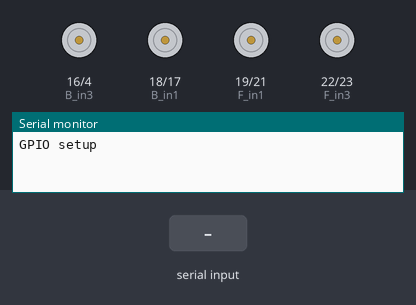
A sketch run on a simulated ESP32. Shown: motor-driver pin pairs drawn as motors (green arrow = first pin HIGH = forward, orange = second pin HIGH = backward, longer = more drive), the last lines printed to the serial monitor. The test bench sets the inputs (shaded band).

Above: at 1.2 s.
1.3 s: "L\n" received over Serial
At 2.7 s:
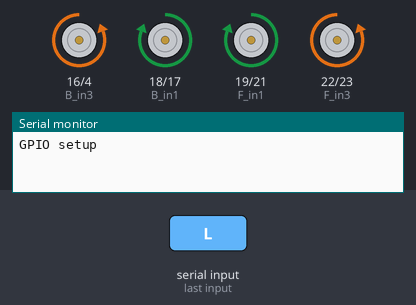
4.3 s: "F\n" received over Serial
At 5.0 s:
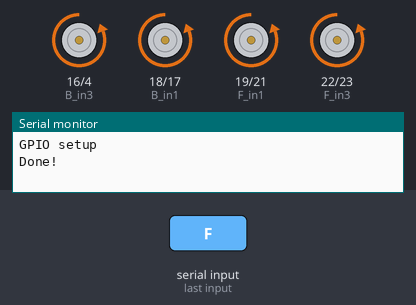
Timing chart, 0 to 10.8 s (numbered marks = the images above; inputs shaded):
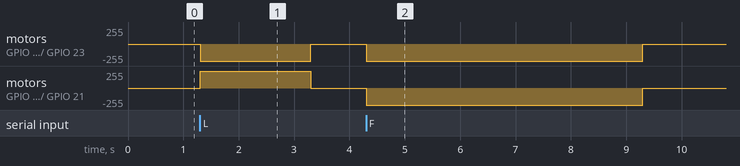

The sketch:

Motor_ESP32.ino
```cpp
#include <Arduino.h>

// Définition des broches
// Front Left Motor
#define F_in1 19
#define F_in2 21
// Front Right Motor
#define F_in3 22
#define F_in4 23

// Back Left Motor
#define B_in1 18
#define B_in2 17
// Back Right Motor
#define B_in3 16
#define B_in4 4

unsigned long moveStartTime = 0;  // Time when movement starts
unsigned long moveDuration = 0;   // Duration of movement
bool moving = false;              // Flag to track movement status
char currentCommand = 'S';        // Default: Stop

void forward(int sec) {
  digitalWrite(F_in1, LOW);
  digitalWrite(F_in2, HIGH);
  digitalWrite(B_in1, LOW);
  digitalWrite(B_in2, HIGH);

  digitalWrite(F_in3, LOW);
  digitalWrite(F_in4, HIGH);
  digitalWrite(B_in3, LOW);
  digitalWrite(B_in4, HIGH);

  moveStartTime = millis();  // Record start time
  moveDuration = sec * 1000; // Convert seconds to milliseconds
  moving = true;
  currentCommand = 'F';
}

void reverse(int sec) {
  digitalWrite(F_in1, HIGH);
  digitalWrite(F_in2, LOW);
  digitalWrite(B_in1, HIGH);
  digitalWrite(B_in2, LOW);

  digitalWrite(F_in3, HIGH);
  digitalWrite(F_in4, LOW);
  digitalWrite(B_in3, HIGH);
  digitalWrite(B_in4, LOW);

  moveStartTime = millis();  // Record start time
  moveDuration = sec * 1000; // Convert seconds to milliseconds
  moving = true;
  currentCommand = 'B';
}

void turn_left(int sec) {
  digitalWrite(F_in1, HIGH);
  digitalWrite(F_in2, LOW);
  digitalWrite(B_in1, HIGH);
  digitalWrite(B_in2, LOW);

  digitalWrite(F_in3, LOW);
  digitalWrite(F_in4, HIGH);
  digitalWrite(B_in3, LOW);
  digitalWrite(B_in4, HIGH);

  moveStartTime = millis();  // Record start time
  moveDuration = sec * 1000; // Convert seconds to milliseconds
  moving = true;
  currentCommand = 'L';
}

void turn_righ(int sec) {
  digitalWrite(F_in1, LOW);
  digitalWrite(F_in2, HIGH);
  digitalWrite(B_in1, LOW);
  digitalWrite(B_in2, HIGH);

  digitalWrite(F_in3, HIGH);
  digitalWrite(F_in4, LOW);
  digitalWrite(B_in3, HIGH);
  digitalWrite(B_in4, LOW);

  moveStartTime = millis();  // Record start time
  moveDuration = sec * 1000; // Convert seconds to milliseconds
  moving = true;
  currentCommand = 'R';
}

void stop() {
  digitalWrite(F_in1, LOW);
  digitalWrite(F_in2, LOW);
  digitalWrite(B_in1, LOW);
  digitalWrite(B_in2, LOW);

  digitalWrite(F_in4, LOW);
  digitalWrite(F_in3, LOW);
  digitalWrite(B_in4, LOW);
  digitalWrite(B_in3, LOW);

  moving = false;
  currentCommand = 'S';
}


void setup() {
  Serial.begin(115200);
  Serial.println("GPIO setup");

  // Configurer les broches en sortie
  pinMode(F_in1, OUTPUT);
  pinMode(F_in2, OUTPUT);
  pinMode(F_in3, OUTPUT);
  pinMode(F_in4, OUTPUT);
  pinMode(B_in1, OUTPUT);
  pinMode(B_in2, OUTPUT);
  pinMode(B_in3, OUTPUT);
  pinMode(B_in4, OUTPUT);

  // Initialiser à LOW
  stop();
}

void loop() {
  if (Serial.available() && !moving) {
    String cmd = Serial.readStringUntil('\n');
    cmd.trim();

    if (cmd == "F") {
      forward(5);
    } else if (cmd == "B") {
      reverse(3);
    } else if (cmd == "L") {
      turn_left(2);
    } else if (cmd == "S") {
      stop();
    } else {
      Serial.println("Commande inconnue.");
    }

  }

  if (moving && millis() - moveStartTime >= moveDuration) {
        stop();
        Serial.println("Done!");
    }
}
```

Measured:
- after the input at 1.3 s, motor on GPIO 16 (B_in3) / GPIO 4 (B_in4), motor on GPIO 22 (F_in3) / GPIO 23 (F_in4): stopped → backward 255/255 at once, → stopped 2.0 s later; motor on GPIO 18 (B_in1) / GPIO 17 (B_in2), motor on GPIO 19 (F_in1) / GPIO 21 (F_in2): stopped → forward 255/255 at once, → stopped 2.0 s later
- after the input at 4.3 s, motor on GPIO 16 (B_in3) / GPIO 4 (B_in4), motor on GPIO 18 (B_in1) / GPIO 17 (B_in2), motor on GPIO 19 (F_in1) / GPIO 21 (F_in2), motor on GPIO 22 (F_in3) / GPIO 23 (F_in4): stopped → backward 255/255 at once, → stopped 5.0 s later
